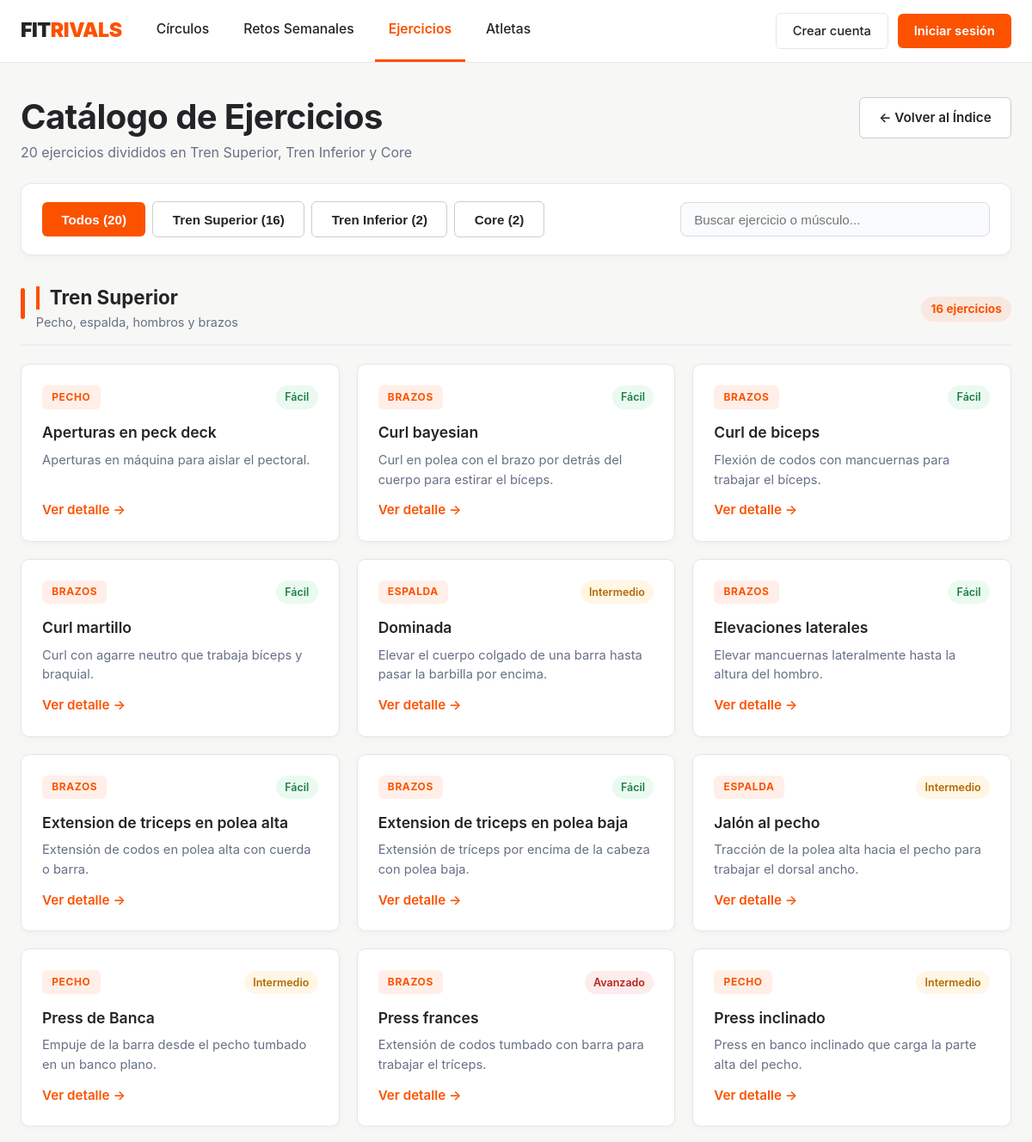
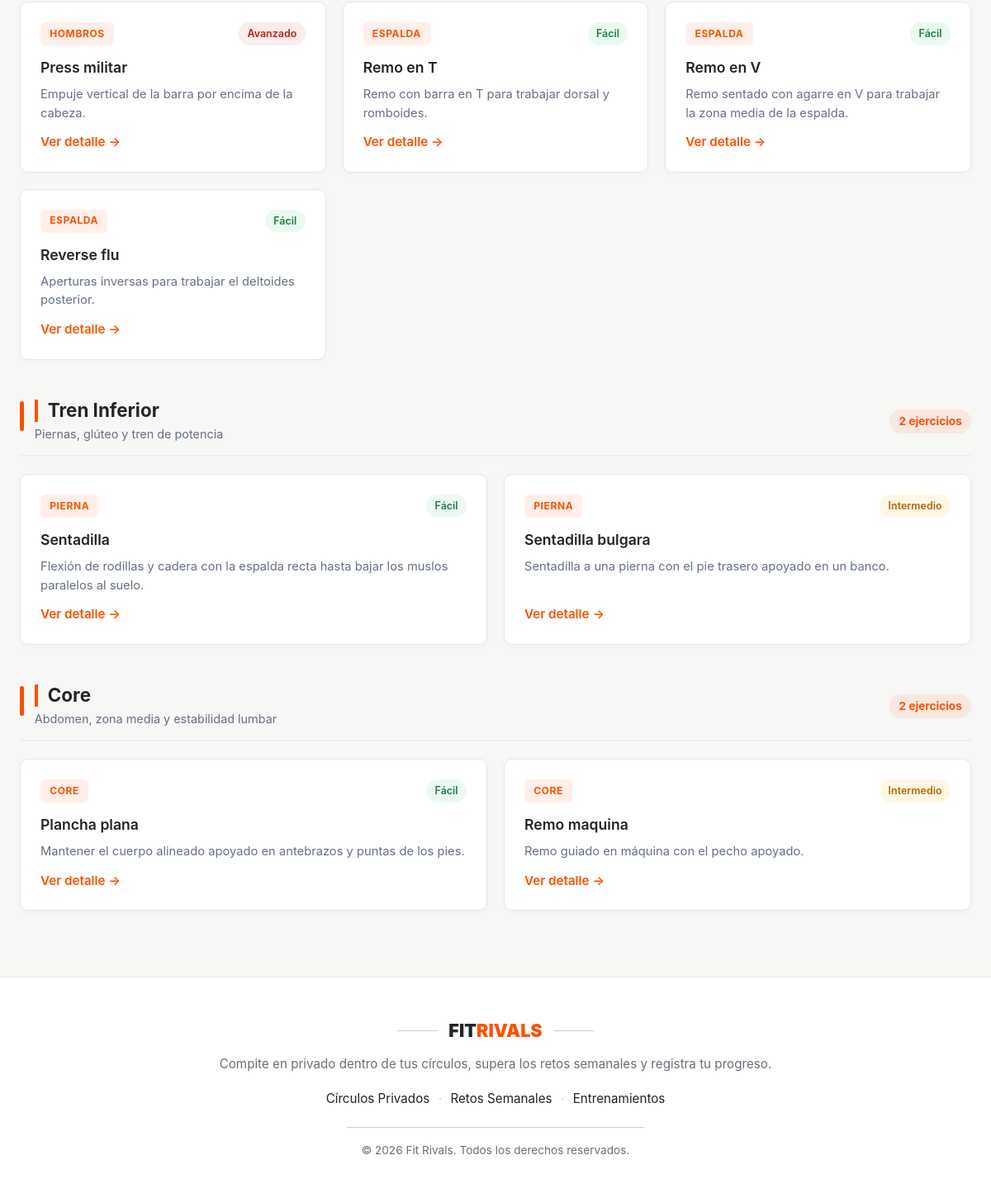
Page /ejercicios/ on the committed database (2 pictures, top to bottom).
### FitrivalsApp/models.py (models this page shows, shortened)
class Ejercicio(models.Model):
    GRUPOS_MUSCULARES = [
        ('PECHO', 'Pecho'),
        ('ESPALDA', 'Espalda'),
        ('PIERNA', 'Pierna'),
        ('BRAZOS', 'Brazos'),
        ('HOMBROS', 'Hombros'),
        ('CORE', 'Core'),
    ]
    DIFICULTAD_CHOICES = [
        ('FACIL', 'Fácil'),
        ('INTERMEDIO', 'Intermedio'),
        ('AVANZADO', 'Avanzado'),
    ]
    descripcion = models.TextField(blank=True, default='')
    nombre = models.CharField(max_length=100)
    grupo_muscular = models.CharField(max_length=20, choices=GRUPOS_MUSCULARES)
    dificultad = models.CharField(max_length=20, choices=DIFICULTAD_CHOICES)

### FitrivalsApp/views.py (the view)
# urls.py: path('ejercicios/', views.lista_ejercicios, name='lista_ejercicios'),
def lista_ejercicios(request):
    ejercicios = list(Ejercicio.objects.all().order_by('nombre'))
    bloques = {
        'TREN_SUPERIOR': {
            'codigo': 'TREN_SUPERIOR',
            'nombre': 'Tren Superior',
            'subtitulo': 'Pecho, espalda, hombros y brazos',
            'ejercicios': [],
        },
        'TREN_INFERIOR': {
            'codigo': 'TREN_INFERIOR',
            'nombre': 'Tren Inferior',
            'subtitulo': 'Piernas, glúteo y tren de potencia',
            'ejercicios': [],
        },
        'CORE': {
            'codigo': 'CORE',
            'nombre': 'Core',
            'subtitulo': 'Abdomen, zona media y estabilidad lumbar',
            'ejercicios': [],
        },
    }
    for ej in ejercicios:
        ej.imagen_url = _obtener_imagen_ejercicio(ej)
        clave = _clasificar_bloque_muscular(ej)
        bloques[clave]['ejercicios'].append(ej)
    grupos_ejercicios = [b for b in bloques.values() if b['ejercicios']]
    return render(request, 'ejercicios/lista.html', {
        'ejercicios': ejercicios,
        'grupos_ejercicios': grupos_ejercicios,
        'total_ejercicios': len(ejercicios),
    })

### FitrivalsApp/views.py (called while the page is built)
def _clasificar_bloque_muscular(ejercicio):
    texto = f"{ejercicio.grupo_muscular or ''} {ejercicio.get_grupo_muscular_display() or ''}".lower()
    if any(p in texto for p in ('pierna', 'inferior', 'gluteo', 'glúteo', 'cuadriceps', 'cuádriceps', 'femoral', 'gemelo')):
        return 'TREN_INFERIOR'
    if any(p in texto for p in ('core', 'abdomen', 'abdominal', 'lumbar', 'oblicuo')):
        return 'CORE'
    return 'TREN_SUPERIOR'

### FitrivalsApp/templates/ejercicios/lista.html (shortened to what this page needs)
{% extends 'base.html' %}
{% block content %}
<div class="section-header" style="align-items: flex-start; margin-bottom: 1.5rem;">
    <div>
        <h1 style="margin-bottom: 0.35rem;">Catálogo de Ejercicios</h1>
        <p style="margin: 0; color: #667085;">
            {{ total_ejercicios }} ejercicio{{ total_ejercicios|pluralize:"s" }} dividido{{ total_ejercicios|pluralize:"s" }} en Tren Superior, Tren Inferior y Core
        </p>
    </div>
    <a href="{% url 'index' %}" class="btn-secondary-strava">&larr; Volver al Índice</a>
</div>
{% if grupos_ejercicios %}
<div class="catalogo-toolbar">
    <div style="display: flex; flex-wrap: wrap; justify-content: space-between; align-items: center; gap: 1rem;">
        <div class="catalogo-filtros" id="filtros-grupo">
            <button type="button" class="btn-primary-strava filtro-btn" data-filtro="TODOS">
                Todos ({{ total_ejercicios }})
            </button>
            {% for grupo in grupos_ejercicios %}
                <button type="button" class="btn-secondary-strava filtro-btn" data-filtro="{{ grupo.codigo }}">
                    {{ grupo.nombre }} ({{ grupo.ejercicios|length }})
                </button>
            {% endfor %}
        </div>
        <input type="text"
               id="buscador-ejercicios"
               class="catalogo-buscador"
               placeholder="Buscar ejercicio o músculo..."
               aria-label="Buscar ejercicio o músculo">
    </div>
</div>
<div id="contenedor-grupos">
    {% for grupo in grupos_ejercicios %}
    <section class="grupo-seccion" data-grupo="{{ grupo.codigo }}">
        <div class="grupo-cabecera">
            <div class="grupo-titulo-wrap">
                <span class="grupo-indicador"></span>
                <div>
                    <h2>{{ grupo.nombre }}</h2>
                    <p class="grupo-subtitulo">{{ grupo.subtitulo }}</p>
                </div>
            </div>
            <span class="points-badge">
                {{ grupo.ejercicios|length }} ejercicio{{ grupo.ejercicios|length|pluralize:"s" }}
            </span>
        </div>
        <div class="dashboard-grid">
            {% for ej in grupo.ejercicios %}
            <article class="info-card ejercicio-card" data-info-url="{% url 'ejercicio_info' ej.pk %}" data-busqueda="{{ ej.nombre|lower }} {{ ej.get_grupo_muscular_display|lower }}">
                <div>
                    <div class="card-top-badges">
                        <span class="badge-orange" style="margin-bottom: 0;">{{ ej.get_grupo_muscular_display }}</span>
                        {% with dif=ej.get_dificultad_display %}
                            <span class="dificultad-pill {% if 'Fácil' in dif or 'Facil' in dif %}dificultad-facil{% elif 'Intermedio' in dif %}dificultad-intermedio{% else %}dificultad-avanzado{% endif %}">
                                {{ dif }}
                            </span>
                        {% endwith %}
                    </div>
                    <h3 style="margin-bottom: 0.45rem;">{{ ej.nombre }}</h3>
                    {% if ej.descripcion %}
                        <p style="font-size: 0.92rem; color: #667085; margin-bottom: 0.75rem;">
                            {{ ej.descripcion|truncatewords:18 }}
                        </p>
                    {% else %}
                        <p style="font-size: 0.92rem; color: #667085; margin-bottom: 0.75rem;">
                            Enfoque principal en <strong>{{ ej.get_grupo_muscular_display|lower }}</strong> · Nivel {{ ej.get_dificultad_display|lower }}.
                        </p>
                    {% endif %}
                </div>
                <a href="{% url 'detalle_ejercicio' ej.pk %}" class="card-link">Ver detalle &rarr;</a>
            </article>
            {% endfor %}
        </div>
    </section>
    {% endfor %}
</div>
{% else %}
<div class="info-card">
    <p style="margin: 0;">Todavía no hay ejercicios registrados en el catálogo.</p>
</div>
{% endif %}
{% endblock %}

### FitrivalsApp/static/css/estilos.css (style rules this page uses)
:root { --strava-orange: #FC5200; --strava-orange-hover: #E04A00; --strava-orange-soft: rgba(252, 82, 0, 0.09); --bg-page: #F7F7F5; --bg-white: #FFFFFF; --bg-soft: #F3F2EE; --text-dark: #242428; --text-muted: #6D6D78; --border-light: #E6E6EB; --border-strong: #CCCCD0; --radius: 10px; }
*, *::before, *::after { box-sizing: border-box; }
html { scroll-behavior: smooth; }
html, body { margin: 0; padding: 0; min-height: 100%; background-color: var(--bg-page); color: var(--text-dark); font-family: "Inter", system-ui, -apple-system, "Segoe UI", Roboto, Helvetica, Arial, sans-serif; font-size: 1rem; line-height: 1.55; -webkit-font-smoothing: antialiased; }
h1 { margin: 0 0 0.75rem; font-size: clamp(1.9rem, 4vw, 2.5rem); font-weight: 700; line-height: 1.15; letter-spacing: -0.015em; color: var(--text-dark); }
h2 { margin: 2.25rem 0 1.1rem; padding-left: 0.75rem; border-left: 4px solid var(--strava-orange); font-size: 1.35rem; font-weight: 700; line-height: 1.25; color: var(--text-dark); }
h3 { margin: 0 0 0.5rem; font-size: 1.1rem; font-weight: 600; color: var(--text-dark); }
a { color: var(--strava-orange); font-weight: 500; text-decoration: none; }
.btn-primary-strava { display: inline-flex; align-items: center; justify-content: center; gap: 0.45rem; padding: 0.7rem 1.4rem; background-color: var(--strava-orange); color: #FFFFFF; font-size: 0.95rem; font-weight: 600; border: none; border-radius: 6px; cursor: pointer; text-decoration: none; transition: background-color 0.15s ease, transform 0.1s ease; }
.btn-secondary-strava { display: inline-flex; align-items: center; justify-content: center; gap: 0.45rem; padding: 0.7rem 1.4rem; background-color: #FFFFFF; color: var(--text-dark); font-size: 0.95rem; font-weight: 600; border: 1px solid var(--border-strong); border-radius: 6px; cursor: pointer; text-decoration: none; transition: border-color 0.15s ease, background-color 0.15s ease; }
.badge-orange { display: inline-block; padding: 0.28rem 0.7rem; margin-bottom: 0.85rem; background-color: var(--strava-orange-soft); color: var(--strava-orange); font-size: 0.75rem; font-weight: 700; letter-spacing: 0.05em; border-radius: 6px; text-transform: uppercase; }
.dashboard-grid { display: grid; grid-template-columns: repeat(auto-fit, minmax(290px, 1fr)); gap: 1.25rem; }
.info-card { display: flex; flex-direction: column; justify-content: space-between; background-color: #FFFFFF; border: 1px solid var(--border-light); border-radius: var(--radius); padding: 1.5rem; box-shadow: 0 2px 8px rgba(0, 0, 0, 0.03); transition: border-color 0.15s ease, box-shadow 0.15s ease; }
.info-card p { margin: 0 0 1.2rem; color: var(--text-muted); font-size: 0.95rem; }
.card-link { font-size: 0.95rem; font-weight: 600; color: var(--strava-orange); }
.points-badge { display: inline-block; padding: 0.25rem 0.7rem; background-color: var(--strava-orange-soft); color: var(--strava-orange); font-weight: 700; font-size: 0.85rem; border-radius: 999px; }
.section-header { display: flex; flex-wrap: wrap; align-items: center; justify-content: space-between; gap: 1rem; margin-bottom: 1.5rem; }
.section-header h1 { margin: 0; }

### rows in the picture
Ejercicio: grupo_muscular "PECHO", dificultad "Fácil", nombre "Aperturas en peck deck", descripcion "Aperturas en máquina para aislar el pectoral."
Ejercicio: grupo_muscular "BRAZOS", dificultad "Fácil", nombre "Curl bayesian", descripcion "Curl en polea con el brazo por detrás del cuerpo para estirar el bíceps."
Ejercicio: grupo_muscular "BRAZOS", dificultad "Fácil", nombre "Curl de biceps", descripcion "Flexión de codos con mancuernas para trabajar el bíceps."
Ejercicio: grupo_muscular "BRAZOS", dificultad "Fácil", nombre "Curl martillo", descripcion "Curl con agarre neutro que trabaja bíceps y braquial."
Ejercicio: grupo_muscular "ESPALDA", dificultad "Intermedio", nombre "Dominada", descripcion "Elevar el cuerpo colgado de una barra hasta pasar la barbilla por encima."
Ejercicio: grupo_muscular "BRAZOS", dificultad "Fácil", nombre "Elevaciones laterales", descripcion "Elevar mancuernas lateralmente hasta la altura del hombro."
Ejercicio: grupo_muscular "BRAZOS", dificultad "Fácil", nombre "Extension de triceps en polea alta", descripcion "Extensión de codos en polea alta con cuerda o barra."
Ejercicio: grupo_muscular "BRAZOS", dificultad "Fácil", nombre "Extension de triceps en polea baja", descripcion "Extensión de tríceps por encima de la cabeza con polea baja."
Ejercicio: grupo_muscular "ESPALDA", dificultad "Intermedio", nombre "Jalón al pecho", descripcion "Tracción de la polea alta hacia el pecho para trabajar el dorsal ancho."
Ejercicio: grupo_muscular "PECHO", dificultad "Intermedio", nombre "Press de Banca", descripcion "Empuje de la barra desde el pecho tumbado en un banco plano."
Ejercicio: grupo_muscular "BRAZOS", dificultad "Avanzado", nombre "Press frances", descripcion "Extensión de codos tumbado con barra para trabajar el tríceps."
Ejercicio: grupo_muscular "PECHO", dificultad "Intermedio", nombre "Press inclinado", descripcion "Press en banco inclinado que carga la parte alta del pecho."
Ejercicio: grupo_muscular "HOMBROS", dificultad "Avanzado", nombre "Press militar", descripcion "Empuje vertical de la barra por encima de la cabeza."
Ejercicio: grupo_muscular "ESPALDA", dificultad "Fácil", nombre "Remo en T", descripcion "Remo con barra en T para trabajar dorsal y romboides."
Ejercicio: grupo_muscular "ESPALDA", dificultad "Fácil", nombre "Remo en V", descripcion "Remo sentado con agarre en V para trabajar la zona media de la espalda."
Ejercicio: grupo_muscular "ESPALDA", dificultad "Fácil", nombre "Reverse flu", descripcion "Aperturas inversas para trabajar el deltoides posterior."
Ejercicio: grupo_muscular "PIERNA", dificultad "Fácil", nombre "Sentadilla", descripcion "Flexión de rodillas y cadera con la espalda recta hasta bajar los muslos paralelos al suelo."
Ejercicio: grupo_muscular "PIERNA", dificultad "Intermedio", nombre "Sentadilla bulgara", descripcion "Sentadilla a una pierna con el pie trasero apoyado en un banco."
Ejercicio: grupo_muscular "CORE", dificultad "Fácil", nombre "Plancha plana", descripcion "Mantener el cuerpo alineado apoyado en antebrazos y puntas de los pies."
Ejercicio: grupo_muscular "CORE", dificultad "Intermedio", nombre "Remo maquina", descripcion "Remo guiado en máquina con el pecho apoyado."

### other values in the picture
{{ total_ejercicios }} "20"
{{ grupo.nombre }} "Tren Superior" "Tren Inferior" "Core"
{{ grupo.ejercicios|length }} "16" "2" "2"
{{ grupo.subtitulo }} "Pecho, espalda, hombros y brazos" "Piernas, glúteo y tren de potencia" "Abdomen, zona media y estabilidad lumbar"
